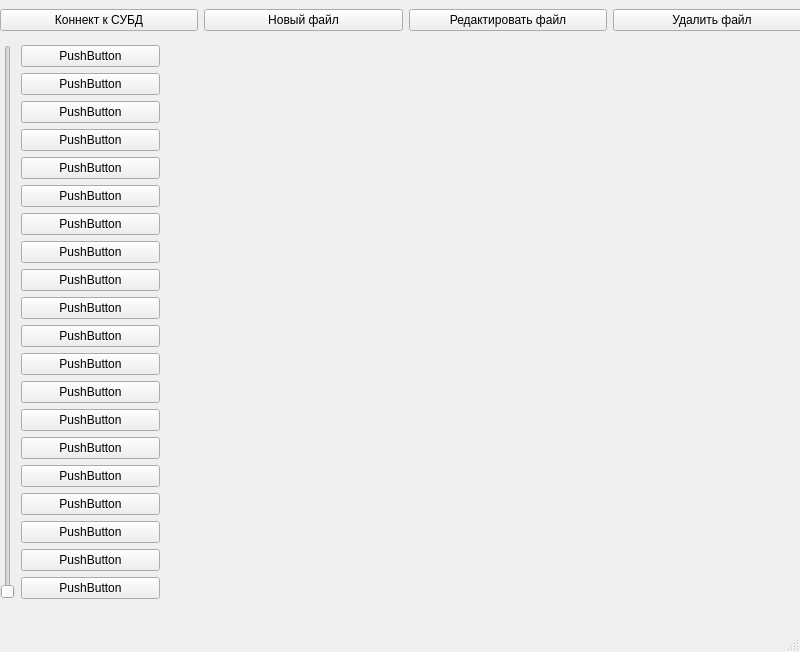
<?xml version="1.0" encoding="UTF-8"?>
<ui version="4.0">
 <class>MainWindow</class>
 <widget class="QMainWindow" name="MainWindow">
  <property name="geometry">
   <rect>
    <x>0</x>
    <y>0</y>
    <width>800</width>
    <height>652</height>
   </rect>
  </property>
  <property name="windowTitle">
   <string>MainWindow</string>
  </property>
  <widget class="QWidget" name="centralwidget">
   <widget class="QWidget" name="formLayoutWidget">
    <property name="geometry">
     <rect>
      <x>0</x>
      <y>40</y>
      <width>160</width>
      <height>565</height>
     </rect>
    </property>
    <layout class="QFormLayout" name="formLayout">
     <item row="0" column="0">
      <widget class="QSlider" name="verticalSlider">
       <property name="orientation">
        <enum>Qt::Vertical</enum>
       </property>
      </widget>
     </item>
     <item row="0" column="1">
      <layout class="QVBoxLayout" name="verticalLayout">
       <item>
        <widget class="QPushButton" name="pushButton_2">
         <property name="text">
          <string>PushButton</string>
         </property>
        </widget>
       </item>
       <item>
        <widget class="QPushButton" name="pushButton_6">
         <property name="text">
          <string>PushButton</string>
         </property>
        </widget>
       </item>
       <item>
        <widget class="QPushButton" name="pushButton_8">
         <property name="text">
          <string>PushButton</string>
         </property>
        </widget>
       </item>
       <item>
        <widget class="QPushButton" name="pushButton_10">
         <property name="text">
          <string>PushButton</string>
         </property>
        </widget>
       </item>
       <item>
        <widget class="QPushButton" name="pushButton_13">
         <property name="text">
          <string>PushButton</string>
         </property>
        </widget>
       </item>
       <item>
        <widget class="QPushButton" name="pushButton_16">
         <property name="text">
          <string>PushButton</string>
         </property>
        </widget>
       </item>
       <item>
        <widget class="QPushButton" name="pushButton_21">
         <property name="text">
          <string>PushButton</string>
         </property>
        </widget>
       </item>
       <item>
        <widget class="QPushButton" name="pushButton_18">
         <property name="text">
          <string>PushButton</string>
         </property>
        </widget>
       </item>
       <item>
        <widget class="QPushButton" name="pushButton_20">
         <property name="text">
          <string>PushButton</string>
         </property>
        </widget>
       </item>
       <item>
        <widget class="QPushButton" name="pushButton_19">
         <property name="text">
          <string>PushButton</string>
         </property>
        </widget>
       </item>
       <item>
        <widget class="QPushButton" name="pushButton_17">
         <property name="text">
          <string>PushButton</string>
         </property>
        </widget>
       </item>
       <item>
        <widget class="QPushButton" name="pushButton_15">
         <property name="text">
          <string>PushButton</string>
         </property>
        </widget>
       </item>
       <item>
        <widget class="QPushButton" name="pushButton_14">
         <property name="text">
          <string>PushButton</string>
         </property>
        </widget>
       </item>
       <item>
        <widget class="QPushButton" name="pushButton_12">
         <property name="text">
          <string>PushButton</string>
         </property>
        </widget>
       </item>
       <item>
        <widget class="QPushButton" name="pushButton_11">
         <property name="text">
          <string>PushButton</string>
         </property>
        </widget>
       </item>
       <item>
        <widget class="QPushButton" name="pushButton_9">
         <property name="text">
          <string>PushButton</string>
         </property>
        </widget>
       </item>
       <item>
        <widget class="QPushButton" name="pushButton_7">
         <property name="text">
          <string>PushButton</string>
         </property>
        </widget>
       </item>
       <item>
        <widget class="QPushButton" name="pushButton_5">
         <property name="text">
          <string>PushButton</string>
         </property>
        </widget>
       </item>
       <item>
        <widget class="QPushButton" name="pushButton_3">
         <property name="text">
          <string>PushButton</string>
         </property>
        </widget>
       </item>
       <item>
        <widget class="QPushButton" name="pushButton">
         <property name="text">
          <string>PushButton</string>
         </property>
        </widget>
       </item>
      </layout>
     </item>
    </layout>
   </widget>
   <widget class="QWidget" name="horizontalLayoutWidget">
    <property name="geometry">
     <rect>
      <x>0</x>
      <y>0</y>
      <width>811</width>
      <height>41</height>
     </rect>
    </property>
    <layout class="QHBoxLayout" name="horizontalLayout">
     <item>
      <widget class="QPushButton" name="pushButton_23">
       <property name="text">
        <string>Коннект к СУБД</string>
       </property>
      </widget>
     </item>
     <item>
      <widget class="QPushButton" name="pushButton_22">
       <property name="text">
        <string>Новый файл</string>
       </property>
      </widget>
     </item>
     <item>
      <widget class="QPushButton" name="pushButton_24">
       <property name="text">
        <string>Редактировать файл</string>
       </property>
      </widget>
     </item>
     <item>
      <widget class="QPushButton" name="pushButton_4">
       <property name="text">
        <string>Удалить файл</string>
       </property>
      </widget>
     </item>
    </layout>
   </widget>
  </widget>
  <widget class="QMenuBar" name="menubar">
   <property name="geometry">
    <rect>
     <x>0</x>
     <y>0</y>
     <width>800</width>
     <height>20</height>
    </rect>
   </property>
  </widget>
  <widget class="QStatusBar" name="statusbar"/>
 </widget>
 <resources/>
 <connections/>
</ui>
